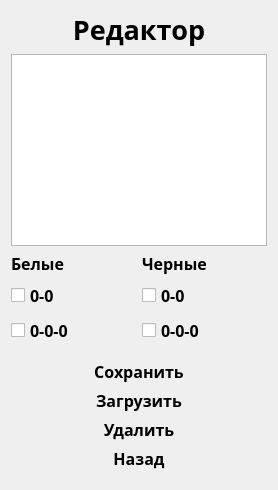
         <widget class="QWidget" name="page_6">
          <layout class="QVBoxLayout" name="verticalLayout_9">
           <item>
            <widget class="QLabel" name="chess_title_6">
             <property name="enabled">
              <bool>true</bool>
             </property>
             <property name="maximumSize">
              <size>
               <width>16777215</width>
               <height>50</height>
              </size>
             </property>
             <property name="font">
              <font>
               <family>Segoe UI Black</family>
               <pointsize>20</pointsize>
               <bold>true</bold>
               <kerning>true</kerning>
              </font>
             </property>
             <property name="styleSheet">
              <string notr="true">color:&quot;#ffffff&quot;</string>
             </property>
             <property name="text">
              <string>Редактор</string>
             </property>
             <property name="textFormat">
              <enum>Qt::TextFormat::AutoText</enum>
             </property>
             <property name="alignment">
              <set>Qt::AlignmentFlag::AlignHCenter|Qt::AlignmentFlag::AlignTop</set>
             </property>
            </widget>
           </item>
           <item>
            <widget class="QListWidget" name="savesProblemWidget"/>
           </item>
           <item>
            <layout class="QVBoxLayout" name="CastleBox">
             <item>
              <layout class="QHBoxLayout" name="horizontalLayout_14">
               <item>
                <widget class="QLabel" name="white_castl">
                 <property name="font">
                  <font>
                   <family>Segoe UI Semibold</family>
                   <pointsize>12</pointsize>
                   <bold>true</bold>
                  </font>
                 </property>
                 <property name="styleSheet">
                  <string notr="true">color:&quot;#ffffff&quot;</string>
                 </property>
                 <property name="text">
                  <string>Белые</string>
                 </property>
                </widget>
               </item>
               <item>
                <widget class="QLabel" name="black_castl">
                 <property name="font">
                  <font>
                   <family>Segoe UI Semibold</family>
                   <pointsize>12</pointsize>
                   <bold>true</bold>
                  </font>
                 </property>
                 <property name="styleSheet">
                  <string notr="true">color:&quot;#ffffff&quot;</string>
                 </property>
                 <property name="text">
                  <string>Черные</string>
                 </property>
                </widget>
               </item>
              </layout>
             </item>
             <item>
              <layout class="QHBoxLayout" name="horizontalLayout_15">
               <item>
                <widget class="QCheckBox" name="white00">
                 <property name="font">
                  <font>
                   <family>Segoe UI Semibold</family>
                   <pointsize>12</pointsize>
                   <bold>true</bold>
                  </font>
                 </property>
                 <property name="styleSheet">
                  <string notr="true">color:&quot;#ffffff&quot;</string>
                 </property>
                 <property name="text">
                  <string>0-0</string>
                 </property>
                </widget>
               </item>
               <item>
                <widget class="QCheckBox" name="black00">
                 <property name="font">
                  <font>
                   <family>Segoe UI Semibold</family>
                   <pointsize>12</pointsize>
                   <bold>true</bold>
                  </font>
                 </property>
                 <property name="styleSheet">
                  <string notr="true">color:&quot;#ffffff&quot;</string>
                 </property>
                 <property name="text">
                  <string>0-0</string>
                 </property>
                </widget>
               </item>
              </layout>
             </item>
             <item>
              <layout class="QHBoxLayout" name="horizontalLayout_16">
               <item>
                <widget class="QCheckBox" name="white000">
                 <property name="font">
                  <font>
                   <family>Segoe UI Semibold</family>
                   <pointsize>12</pointsize>
                   <bold>true</bold>
                  </font>
                 </property>
                 <property name="styleSheet">
                  <string notr="true">color:&quot;#ffffff&quot;</string>
                 </property>
                 <property name="text">
                  <string>0-0-0</string>
                 </property>
                </widget>
               </item>
               <item>
                <widget class="QCheckBox" name="black000">
                 <property name="font">
                  <font>
                   <family>Segoe UI Semibold</family>
                   <pointsize>12</pointsize>
                   <bold>true</bold>
                  </font>
                 </property>
                 <property name="styleSheet">
                  <string notr="true">color:&quot;#ffffff&quot;</string>
                 </property>
                 <property name="text">
                  <string>0-0-0</string>
                 </property>
                </widget>
               </item>
              </layout>
             </item>
            </layout>
           </item>
           <item>
            <widget class="QWidget" name="widget_4" native="true">
             <property name="minimumSize">
              <size>
               <width>0</width>
               <height>92</height>
              </size>
             </property>
             <property name="styleSheet">
              <string notr="true">background-color:&quot;#232E35&quot;; border-radius: 10px;</string>
             </property>
             <layout class="QVBoxLayout" name="verticalLayout_8">
              <item>
               <widget class="QPushButton" name="SavePositionButton">
                <property name="font">
                 <font>
                  <family>Segoe UI Semibold</family>
                  <pointsize>12</pointsize>
                  <bold>true</bold>
                 </font>
                </property>
                <property name="text">
                 <string>Сохранить</string>
                </property>
               </widget>
              </item>
              <item>
               <widget class="QPushButton" name="LoadPositionButton">
                <property name="font">
                 <font>
                  <family>Segoe UI Semibold</family>
                  <pointsize>12</pointsize>
                  <bold>true</bold>
                 </font>
                </property>
                <property name="text">
                 <string>Загрузить</string>
                </property>
               </widget>
              </item>
              <item>
               <widget class="QPushButton" name="DeletePositionButton">
                <property name="font">
                 <font>
                  <family>Segoe UI Semibold</family>
                  <pointsize>12</pointsize>
                  <bold>true</bold>
                 </font>
                </property>
                <property name="text">
                 <string>Удалить</string>
                </property>
               </widget>
              </item>
              <item>
               <widget class="QPushButton" name="BackFromEditButton">
                <property name="font">
                 <font>
                  <family>Segoe UI Semibold</family>
                  <pointsize>12</pointsize>
                  <bold>true</bold>
                 </font>
                </property>
                <property name="text">
                 <string>Назад</string>
                </property>
               </widget>
              </item>
             </layout>
            </widget>
           </item>
          </layout>
         </widget>
